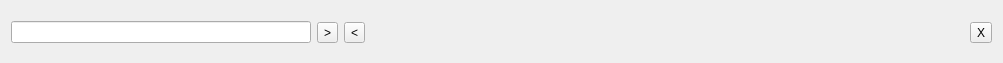
<?xml version="1.0" encoding="UTF-8"?>
<ui version="4.0">
 <class>FindDialog</class>
 <widget class="QWidget" name="FindDialog">
  <property name="geometry">
   <rect>
    <x>0</x>
    <y>0</y>
    <width>1003</width>
    <height>63</height>
   </rect>
  </property>
  <property name="windowTitle">
   <string>Form</string>
  </property>
  <layout class="QHBoxLayout" name="horizontalLayout_2" stretch="0">
   <property name="topMargin">
    <number>5</number>
   </property>
   <property name="bottomMargin">
    <number>3</number>
   </property>
   <item>
    <layout class="QHBoxLayout" name="horizontalLayout">
     <item>
      <widget class="QLineEdit" name="lineEdit"/>
     </item>
     <item>
      <widget class="QToolButton" name="nextToolButton">
       <property name="text">
        <string>&gt;</string>
       </property>
       <property name="icon">
        <iconset resource="data/data.qrc">
         <normaloff>:/go-next.png</normaloff>:/go-next.png</iconset>
       </property>
      </widget>
     </item>
     <item>
      <widget class="QToolButton" name="prevToolButton">
       <property name="text">
        <string>&lt;</string>
       </property>
       <property name="icon">
        <iconset resource="data/data.qrc">
         <normaloff>:/go-previous.png</normaloff>:/go-previous.png</iconset>
       </property>
      </widget>
     </item>
     <item>
      <spacer name="horizontalSpacer_2">
       <property name="orientation">
        <enum>Qt::Horizontal</enum>
       </property>
       <property name="sizeHint" stdset="0">
        <size>
         <width>40</width>
         <height>20</height>
        </size>
       </property>
      </spacer>
     </item>
     <item>
      <spacer name="horizontalSpacer">
       <property name="orientation">
        <enum>Qt::Horizontal</enum>
       </property>
       <property name="sizeHint" stdset="0">
        <size>
         <width>40</width>
         <height>20</height>
        </size>
       </property>
      </spacer>
     </item>
     <item>
      <widget class="QToolButton" name="closeButton">
       <property name="text">
        <string>X</string>
       </property>
       <property name="icon">
        <iconset resource="data/data.qrc">
         <normaloff>:/closetab.png</normaloff>:/closetab.png</iconset>
       </property>
       <property name="toolButtonStyle">
        <enum>Qt::ToolButtonIconOnly</enum>
       </property>
      </widget>
     </item>
    </layout>
   </item>
  </layout>
 </widget>
 <resources>
  <include location="data/data.qrc"/>
 </resources>
 <connections/>
</ui>
